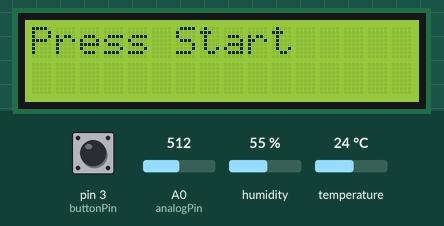
A sketch run on a simulated Arduino Uno, built with avr-gcc and run on an emulated ATmega328P. Shown: 16×2 character LCD. The inputs (shaded band) are chosen by the test bench; at power-on: pin 3 (buttonPin) HIGH, A0 (analogPin) = 512, humidity 55 %, temperature 24 °C. What the sketch prints to the serial monitor is not drawn.

Above: at 2.2 s.
At 4.2 s:
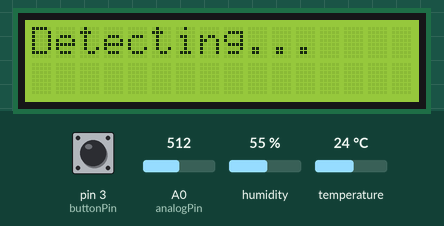
At 34.2 s:
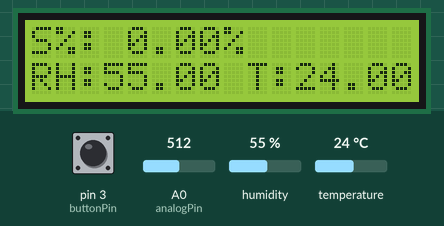

Measured:
- what the display in image 0 shows lasts 2.0 s, from 2.1 s to 4.1 s
- what the display in image 1 shows lasts 30.1 s, from 4.1 s to 34.2 s
- what the display in image 2 shows lasts 5.0 s, from 34.2 s to 39.2 s

The sketch:

Sensor_DAQ.ino
```cpp
#include <Wire.h>
#include <LCD.h>
#include <LiquidCrystal_I2C.h>
LiquidCrystal_I2C lcd(0x3F, 2, 1, 0, 4, 5, 6, 7, 3, POSITIVE);

#include <Adafruit_Sensor.h>
#include <DHT.h>
#include <DHT_U.h>


#define DHTPIN 2
#define DHTTYPE DHT11 // DHT 11
DHT dht(DHTPIN, DHTTYPE);

const int buttonPin = 3;
int buttonState;

int analogPin = 0;
int raw = 0;
int Vin = 4.6;
float Vout = 0;
float R1 = 18000000;
float R2 = 0;
float buffer = 0;
float R2a;
float R2b = 0;
float s;

void setup() {
  // put your setup code here, to run once:
   lcd.begin(16,2);
  Serial.begin(9600);
  Serial.println("CLEARDATA");

  Serial.println("LABEL, DATE, TIME, RH %, TEMP *C, S %, R1 MOhm, R2 MOhm, R3 MOhm, Glu *mg/dL");
   dht.begin();

   pinMode(buttonPin, INPUT);

raw = analogRead(analogPin);

if (raw)
{
  buffer = raw * Vin;
  Vout = (buffer) / 1024.0;
  buffer = (Vin / Vout) - 1;
  R2 = (R1 * buffer)/1000000;
  delay(2000);

}
lcd.clear();
lcd.setCursor(0,0);
lcd.print("Press Start  ");
}

void loop() {
  // put your main code here, to run repeatedly:
    buttonState = digitalRead(buttonPin);
  if (buttonState == LOW){
    //Serial.print(buttonState);
    //Serial.println("Push start");
    return;
    //delay(2000);

   }
  else if (buttonState == HIGH)
 {
   delay(2000);
  }

  float h = dht.readHumidity();
  float t = dht.readTemperature();
  raw = analogRead(analogPin);

if (raw)
{
  buffer = raw * Vin;
  Vout = (buffer) / 1024.0;
  buffer = (Vin / Vout) - 1;
  R2a = (R1 * buffer)/1000000;


lcd.clear();
lcd.setCursor(0,0);
lcd.print("Detecting...  ");
 delay(30000);
}

raw = analogRead(analogPin);
if (raw)
{
  buffer = raw * Vin;
  Vout = (buffer) / 1024.0;
  buffer = (Vin / Vout) - 1;
  R2b = (R1 * buffer)/1000000;

  s = ((R2b - R2) / R2) * 100;
}

if (isnan(h) || isnan(t) || isnan(s) || isnan(R2) || isnan(R2a) || isnan(R2b)) {
  Serial.println("Failed to read from Humidty & Acetone sensor!");
  return;
}

else if (R2>R2b){
  s = 0;
  R2= 0;
  R2a = 0;
  R2b= 0;
  Serial.print("DATA,DATE,TIME,");
  Serial.print(h);
  Serial.print(",");
  Serial.print(t);
  Serial.print(",");
  Serial.print(s);
  Serial.print(",");
  Serial.print(R2);
  Serial.print(",");
  Serial.print(R2a);
  Serial.print(",");
  Serial.println(R2b);
   lcd.clear();
lcd.setCursor(0,0);
lcd.print("Refresh");
  return;

}


else if (s>3000){
  s = 0;
  R2= 0;
  R2a=0;
  R2b= 0;
  Serial.print("DATA,DATE,TIME,");
  Serial.print(h);
  Serial.print(",");
  Serial.print(t);
  Serial.print(",");
  Serial.print(s);
  Serial.print(",");
  Serial.print(R2);
  Serial.print(",");
  Serial.print(R2a);
  Serial.print(",");
  Serial.println(R2b);
  lcd.clear();
lcd.setCursor(0,0);
lcd.print("Refresh ");
  return;
}

Serial.print("DATA,DATE,TIME,");
Serial.print(h);
Serial.print(",");
Serial.print(t);
Serial.print(",");
Serial.print(s);
Serial.print(",");
Serial.print(R2);
Serial.print(",");
Serial.print(R2a);
Serial.print(",");
Serial.println(R2b);
lcd.clear();
lcd.setCursor(0,0);
lcd.print("S%: ");
lcd.print(s, 2);
lcd.print("%");
lcd.setCursor(0, 1);
lcd.print("RH:");
lcd.print(h);
lcd.setCursor(9, 1);
lcd.print("T:");
lcd.print(t);

delay(3000);
  }
```
